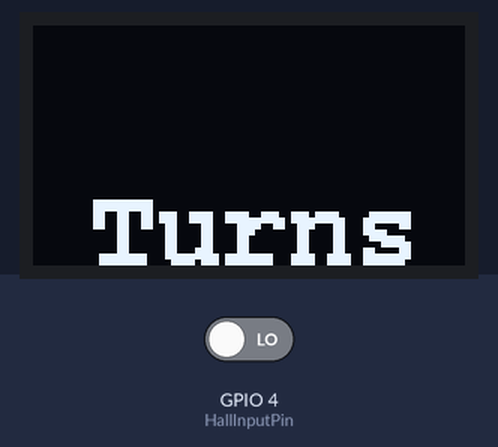
Recording of a sketch running on a simulated ESP32. On the bench: 72×40 one-colour display. The test bench sets the inputs (shaded band); at power-on: GPIO 4 (HallInputPin) LOW. What the sketch prints to the serial monitor is not drawn.

Above: at 0.1 s.

The sketch:

Kens_Turns_40X72_with_magnet_Final.ino
```cpp
#include <Arduino.h>
#include <SPI.h>
#include <U8g2lib.h>
#include <esp_now.h>
#include <WiFi.h>

#define HallInputPin   4
int turns = 0;
int count = 0;
int i = 0;
bool TurnsMultiple = false;
void IRAM_ATTR Increment_turns()
{
  turns++;
  count++;
  if (count == 10) {
    TurnsMultiple = true;
    count = 0;
  }


}
//d4:8c:49:e4:f0:78
// MAC Address of responder - edit as required
uint8_t broadcastAddress[] = {0xd4, 0x8c, 0x49, 0xe4, 0xf0, 0x78};

typedef struct struct_message {

  int a;

} struct_message;

struct_message myData;

 // Peer info
esp_now_peer_info_t peerInfo;

 // Callback function called when data is sent
void OnDataSent(const uint8_t *mac_addr, esp_now_send_status_t status) {
  Serial.print("\r\nLast Packet Send Status:\t");
  Serial.println(status == ESP_NOW_SEND_SUCCESS ? "Delivery Success" : "Delivery Fail");
}
/* Constructor */
U8G2_SH1106_72X40_WISE_F_HW_I2C u8g2(U8G2_R0, /* reset=*/ U8X8_PIN_NONE, 6, 5);
int enableUTF8Print(turns);
/* u8g2.begin() is required and will sent the setup/init sequence to the display */
void setup(void) {

  // Set ESP32 as a Wi-Fi Station
  WiFi.mode(WIFI_STA);

  // Initilize ESP-NOW
  if (esp_now_init() != ESP_OK) {
    Serial.println("Error initializing ESP-NOW");
    return;
  }

  // Register the send callback
  esp_now_register_send_cb(OnDataSent);

  // Register peer
  memcpy(peerInfo.peer_addr, broadcastAddress, 6);
  peerInfo.channel = 0;
  peerInfo.encrypt = false;

  // Add peer
  if (esp_now_add_peer(&peerInfo) != ESP_OK){
    Serial.println("Failed to add peer");
    return;
  }
 {
  pinMode(HallInputPin, INPUT);
  attachInterrupt(HallInputPin, Increment_turns, RISING);
}
  u8g2.begin();

}

/* draw something on the display with the `firstPage()`/`nextPage()` loop*/
void loop(void) {
  u8g2.firstPage();
  do {
    u8g2.setFont(u8g2_font_courB18_tr);
    u8g2.setCursor(0, 18);
    u8g2.print(turns,0);
    u8g2.setFont(u8g2_font_courB14_tr);
    u8g2.drawStr(10,40,"Turns");
  } while ( u8g2.nextPage() );

  if (TurnsMultiple == true)


  // Format structured data
  myData.a = turns;


  // Send message via ESP-NOW
  esp_err_t result = esp_now_send(broadcastAddress, (uint8_t *) &myData, sizeof(myData));
  // Invert the boolean value
  TurnsMultiple = !TurnsMultiple;

  if (result == ESP_OK) {
    Serial.println("Sending confirmed");
  }
  else {
    Serial.println("Sending error");
  }

}
```
